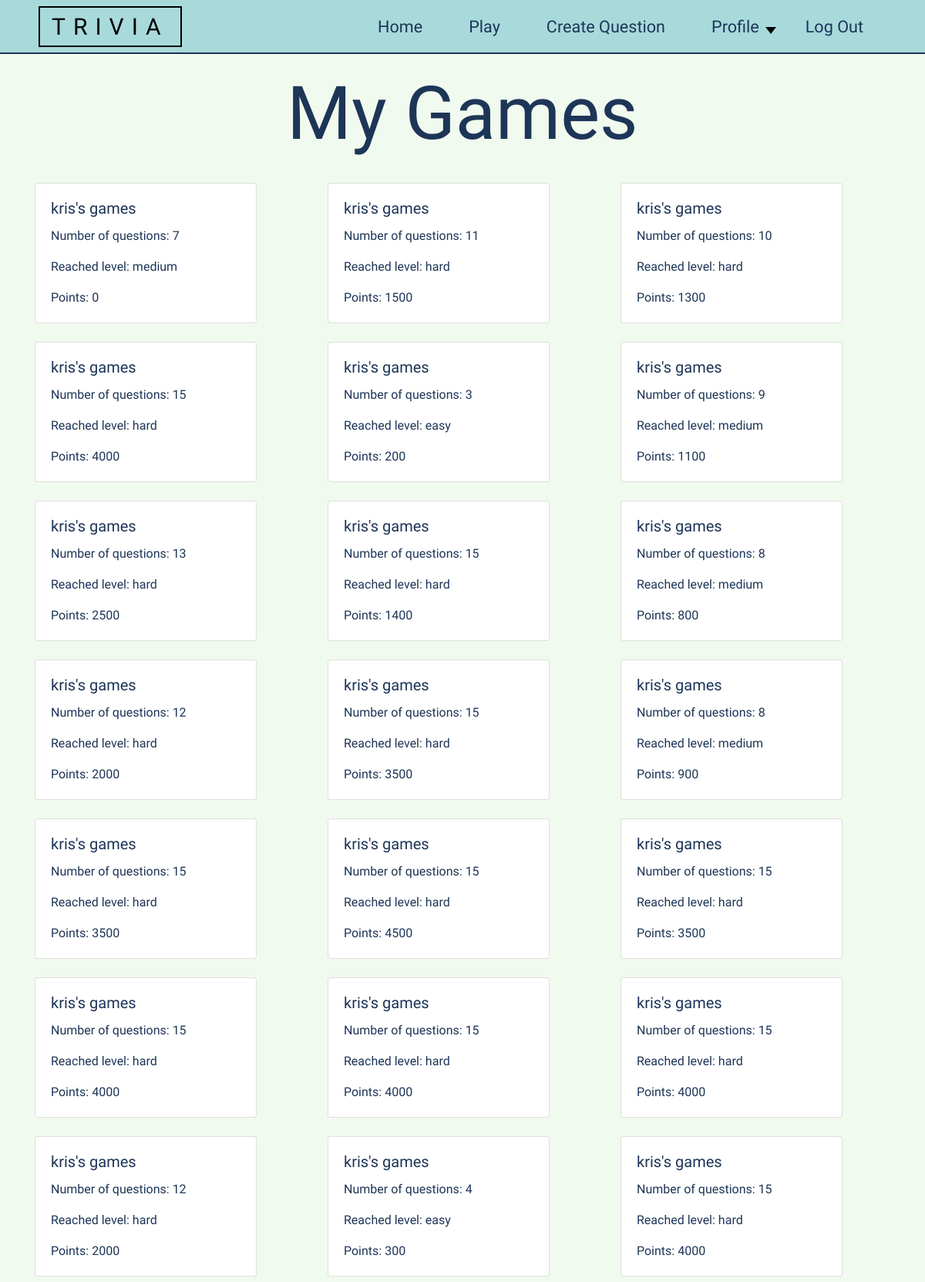
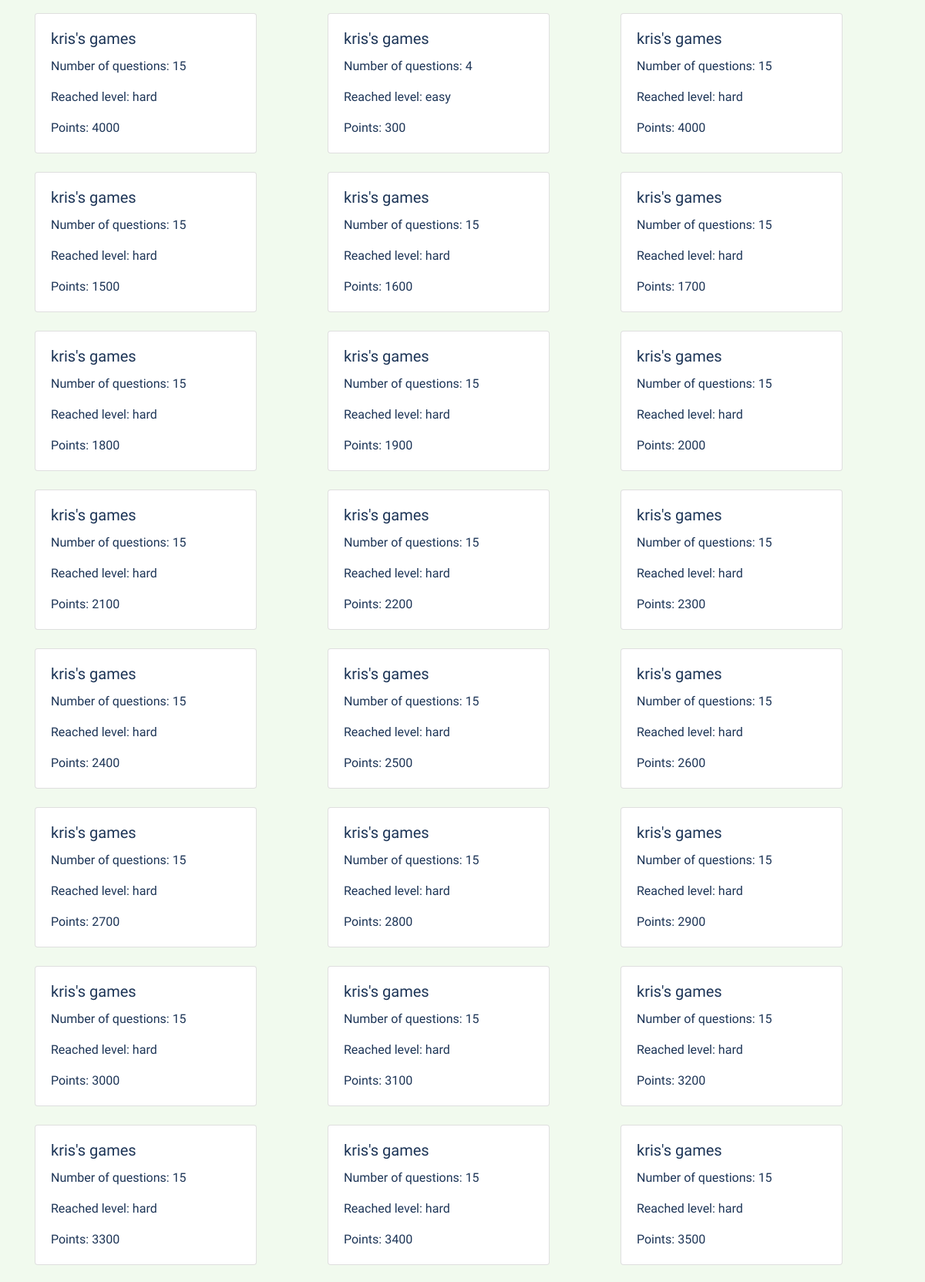
/games/mine/ (signed in, upper part), run on the app's committed database (2 pictures, top to bottom).
### games/models.py (models this page shows, shortened)
class PlayedGames(models.Model):
    player = models.ForeignKey(User, on_delete=models.CASCADE)
    number_of_questions = models.PositiveIntegerField(validators=[MinValueValidator(0), MaxValueValidator(15)], default=0)
    last_level = models.ForeignKey(Level, on_delete=models.CASCADE, blank=False)
    points = models.PositiveIntegerField(default=0)

### questions/models.py (models this page shows)
class Level(models.Model):
    name = models.CharField(max_length=30)
    points = models.PositiveIntegerField(validators=[MinValueValidator(10)])
    def __str__(self):
        return f"{self.name}"

### games/views.py (the view)
# urls.py: path('mine/', views.UserGamesList.as_view(), name='my-games'),
class UserGamesList(LoginRequiredMixin, generic.ListView):
    model = PlayedGames
    template_name = 'my_games_list.html'
    context_object_name = 'games'
    def get_queryset(self):
        player_id = int(self.request.user.id)
        try:
            player = User.objects.all().filter(pk=player_id)[0]
            games = PlayedGames.objects.all().filter(player=player)
            return games
        except:
            return []

### games/templates/my_games_list.html
{% extends 'index.html' %}
{% block 'body' %}
<div class="row" style="z-index: 0;">
    <h1 style="font-size: 8vw; width: 50%; margin-left: 25%; text-align: center;">My Games</h1>
    {% for g in games %}
    <div class="col-lg-4">
        <div class="card" style="width: 18rem; margin-top: 2vw">
            <div class="card-body">
                <h5 class="card-title">{{g.player.username}}'s games</h5>
                <p class="card-text">Number of questions: {{g.number_of_questions}}</p>
                <p class="card-text">Reached level: {{g.last_level}}</p>
                <p class="card-text">Points: {{g.points}}</p>
            </div>
        </div>
    </div>
    {% endfor %}
</div>
{% endblock %}

### common/static/common.css (style rules this page uses)
* { -webkit-box-sizing: border-box; -moz-box-sizing: border-box; box-sizing: border-box; margin:0; padding: 0; }
body { background-color: #556676; margin: 0; padding: 0; }

### accounts/static/accounts.css (style rules this page uses)
* { font-family: 'Stylish', sans-serif; color: #1D3557; }
body { background-color: #F1FAEE; }

### data on the page
PlayedGames: player.username "kris", number_of_questions "7", last_level "medium", points "0"
PlayedGames: player.username "kris", number_of_questions "11", last_level "hard", points "1500"
PlayedGames: player.username "kris", number_of_questions "10", last_level "hard", points "1300"
PlayedGames: player.username "kris", number_of_questions "15", last_level "hard", points "4000"
PlayedGames: player.username "kris", number_of_questions "3", last_level "easy", points "200"
PlayedGames: player.username "kris", number_of_questions "9", last_level "medium", points "1100"
PlayedGames: player.username "kris", number_of_questions "13", last_level "hard", points "2500"
PlayedGames: player.username "kris", number_of_questions "15", last_level "hard", points "1400"
PlayedGames: player.username "kris", number_of_questions "8", last_level "medium", points "800"
PlayedGames: player.username "kris", number_of_questions "12", last_level "hard", points "2000"
PlayedGames: player.username "kris", number_of_questions "15", last_level "hard", points "3500"
PlayedGames: player.username "kris", number_of_questions "8", last_level "medium", points "900"
PlayedGames: player.username "kris", number_of_questions "15", last_level "hard", points "3500"
PlayedGames: player.username "kris", number_of_questions "15", last_level "hard", points "4500"
PlayedGames: player.username "kris", number_of_questions "15", last_level "hard", points "3500"
PlayedGames: player.username "kris", number_of_questions "15", last_level "hard", points "4000"
PlayedGames: player.username "kris", number_of_questions "15", last_level "hard", points "4000"
PlayedGames: player.username "kris", number_of_questions "15", last_level "hard", points "4000"
PlayedGames: player.username "kris", number_of_questions "12", last_level "hard", points "2000"
PlayedGames: player.username "kris", number_of_questions "4", last_level "easy", points "300"
PlayedGames: player.username "kris", number_of_questions "15", last_level "hard", points "4000"
PlayedGames: player.username "kris", number_of_questions "15", last_level "hard", points "4000"
PlayedGames: player.username "kris", number_of_questions "4", last_level "easy", points "300"
PlayedGames: player.username "kris", number_of_questions "15", last_level "hard", points "4000"
PlayedGames: player.username "kris", number_of_questions "15", last_level "hard", points "1500"
PlayedGames: player.username "kris", number_of_questions "15", last_level "hard", points "1600"
PlayedGames: player.username "kris", number_of_questions "15", last_level "hard", points "1700"
PlayedGames: player.username "kris", number_of_questions "15", last_level "hard", points "1800"
PlayedGames: player.username "kris", number_of_questions "15", last_level "hard", points "1900"
PlayedGames: player.username "kris", number_of_questions "15", last_level "hard", points "2000"
PlayedGames: player.username "kris", number_of_questions "15", last_level "hard", points "2100"
PlayedGames: player.username "kris", number_of_questions "15", last_level "hard", points "2200"
PlayedGames: player.username "kris", number_of_questions "15", last_level "hard", points "2300"
PlayedGames: player.username "kris", number_of_questions "15", last_level "hard", points "2400"
PlayedGames: player.username "kris", number_of_questions "15", last_level "hard", points "2500"
PlayedGames: player.username "kris", number_of_questions "15", last_level "hard", points "2600"
PlayedGames: player.username "kris", number_of_questions "15", last_level "hard", points "2700"
PlayedGames: player.username "kris", number_of_questions "15", last_level "hard", points "2800"
PlayedGames: player.username "kris", number_of_questions "15", last_level "hard", points "2900"
PlayedGames: player.username "kris", number_of_questions "15", last_level "hard", points "3000"
PlayedGames: player.username "kris", number_of_questions "15", last_level "hard", points "3100"
PlayedGames: player.username "kris", number_of_questions "15", last_level "hard", points "3200"
PlayedGames: player.username "kris", number_of_questions "15", last_level "hard", points "3300"
PlayedGames: player.username "kris", number_of_questions "15", last_level "hard", points "3400"
PlayedGames: player.username "kris", number_of_questions "15", last_level "hard", points "3500"
